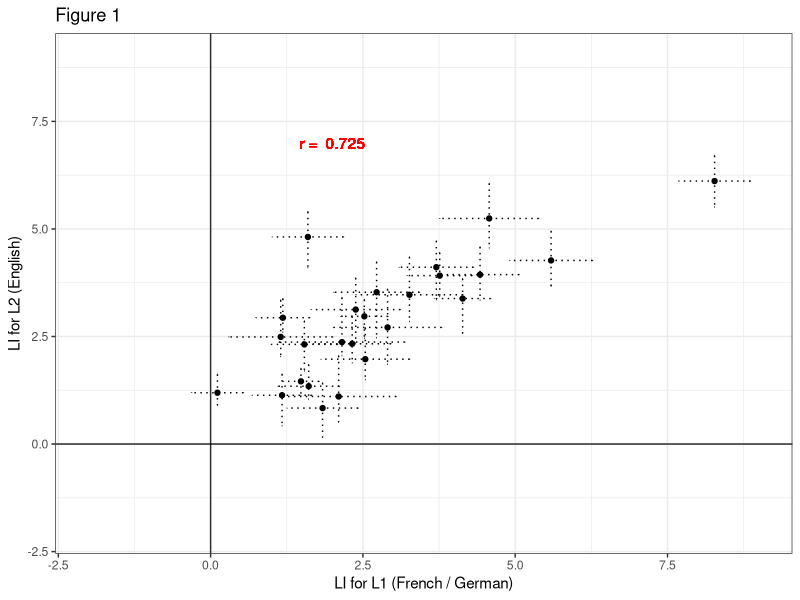
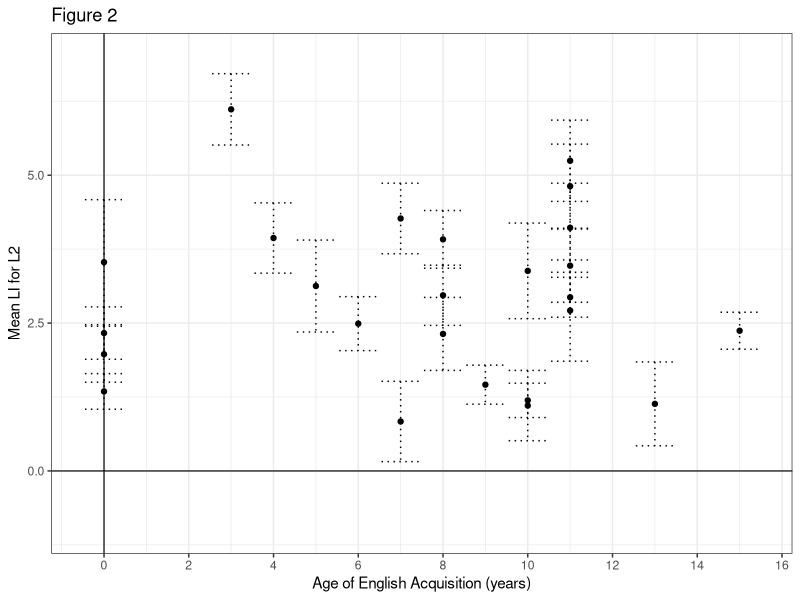
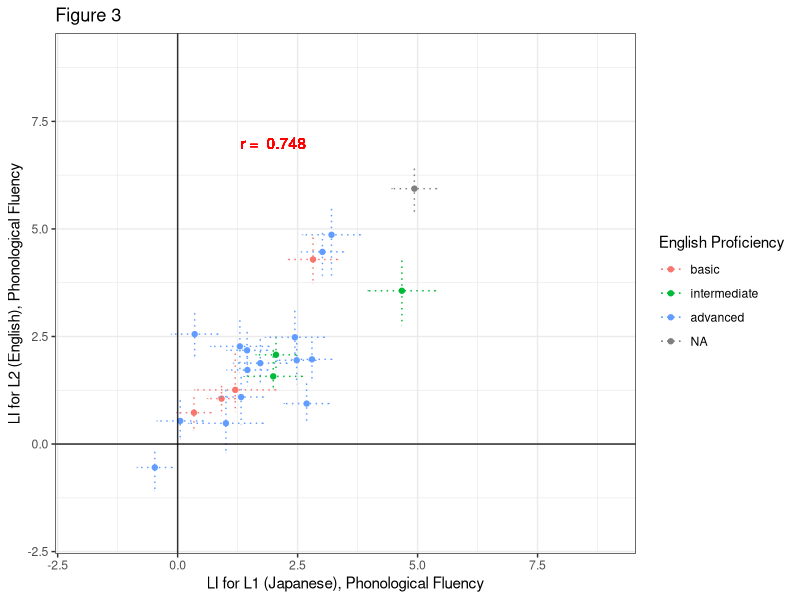
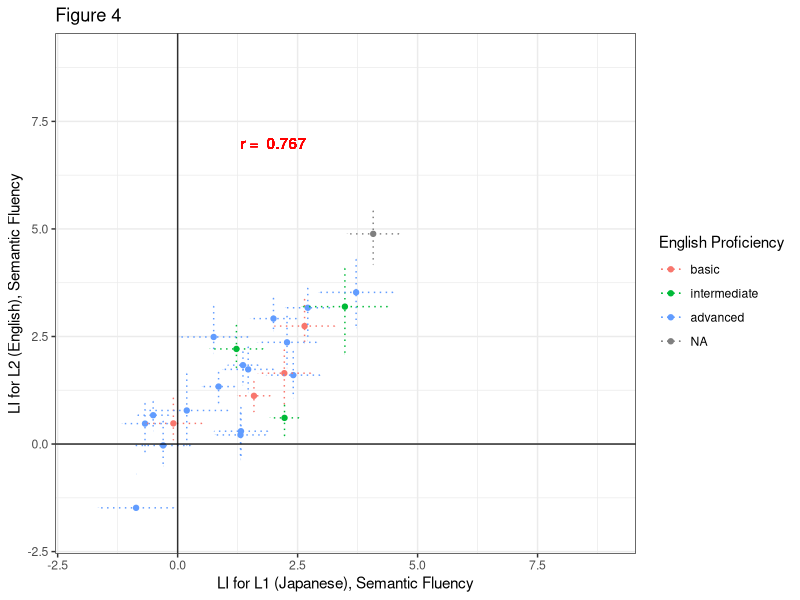
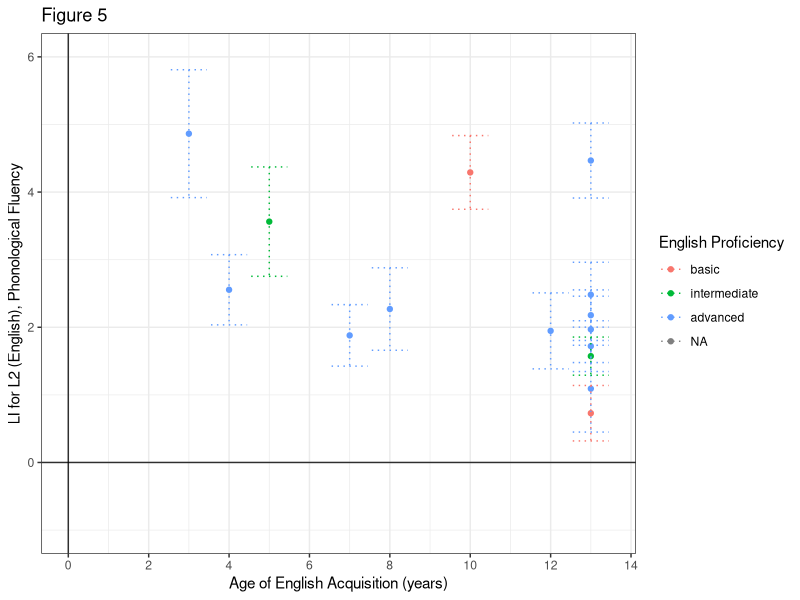
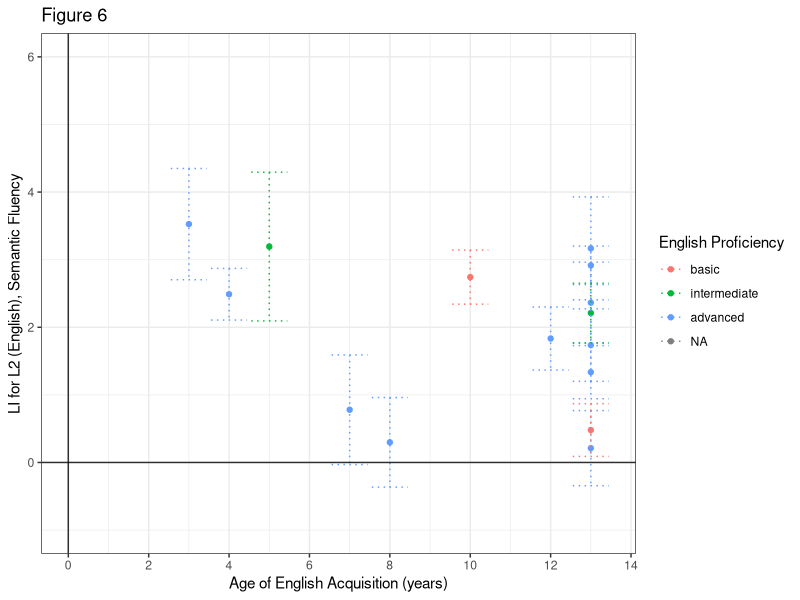

Source code (R) for these figures, in order:
## ---- chunk 1
knitr::opts_chunk$set(echo = TRUE)

require(tidyverse)
require(flextable)
require(ggplot2)
## ---- chunk 2
# read French/German data in
L1_data <- read.csv('Results_L1.csv')
L2_data <- read.csv('Results_L2.csv')
background_data_total <- read.csv('background_data.csv', stringsAsFactors = FALSE)
colnames(background_data_total)[1] <-  colnames(background_data_total)[1] <- 'ID'

# read Japanese data in 
Miho_L1_data <- read.csv('Miho_Results_L1.csv')
Miho_L2_data <- read.csv('Miho_Results_L2.csv')
Miho_background_data_total <- read.csv('Miho_background_data.csv', stringsAsFactors = FALSE)
colnames(Miho_background_data_total)[1] <-  colnames(Miho_background_data_total)[1] <- 'ID'
Miho_background_data_total$ID <- as.numeric(gsub("BL", replacement = "", Miho_background_data_total$ID))

## ---- chunk 3
# How many participants are there, and how many were excluded from the analysis?
nsubj_all <- dim(L1_data)[1]
# If a subject has data excluded in EITHER language, we'll have to exclude them.
exclude <- L1_data$L1.exclusions + L2_data$L2.exclusions
# We will include the rows in L1_data and L2_data for any participants where exclude = 0
L1_data <- L1_data[which(exclude==0), ]
L2_data <- L2_data[which(exclude==0), ]
# Remove excluded participants from backgound data too
background_data <- background_data_total[which(exclude==0), ]
nsubj <- dim(L1_data)[1]
background_data <- background_data %>% mutate(L2_prof = (L2_prof_Speaking+L2_prof_Reading+L2_prof_Understanding)/3)

# Calculate demographics summary statistics
demo_summary <- background_data %>% 
  summarise(N_total = n(), N_german = length(which(L1==1)), N_french = length(which(L1==2)),
            N_female = length(which(Gender==0)), N_male = length(which(Gender==1)),
            mean_age = mean(Age), sd_age = sd(Age),
            mean_EHI = mean(EHI), sd_EHI = sd(EHI), min_EHI = min(EHI), max_EHI = max(EHI),
            languages = mean(NoL), sd_languages = sd(NoL),
            mean_aoa = mean(L2_Acquisition), sd_aoa = sd(L2_Acquisition),
            mean_aoF = mean(L2_Fluent), sd_aoF = sd(L2_Fluent),
            mean_accent = mean(L2_exp_Accent), sd_accent = sd(L2_exp_Accent),
            mean_read = mean(L2_prof_Reading), sd_read = sd(L2_prof_Reading),
            mean_und = mean(L2_prof_Understanding), sd_und = sd(L2_prof_Understanding),
            mean_speak = mean(L2_prof_Speaking), sd_speak = sd(L2_prof_Speaking),
            mean_prof = mean(L2_prof), sd_prof = sd(L2_prof))

## ---- chunk 4
# Calculate mean and SEM LI value for L1 and L2
L1_summary_stats <- L1_data %>% summarise(L1_mean = mean(L1.mean_LI), L1_se = sd(L1.mean_LI)/sqrt(nsubj),
                                          L1_mean_trials = mean(L1.N), L1_min_trials = min(L1.N), L1_max_trials = max(L1.N)) 
L2_summary_stats <- L2_data %>% summarise(L2_mean = mean(L2.mean_LI), L2_se = sd(L2.mean_LI)/sqrt(nsubj),
                                          L2_mean_trials = mean(L2.N), L2_min_trials = min(L2.N), L2_max_trials = max(L2.N)) 

# Number of Ps left/ bilaterally lateralised
L1_laterality <- L1_data %>% group_by(L1.mean_laterality) %>% summarise(N=n(), pc=N/nsubj*100)
L2_laterality <- L2_data %>% group_by(L2.mean_laterality) %>% summarise(N=n(), pc=N/nsubj*100)


# Make a massive table
summary_stats <- matrix(data = NA, nrow = 2, ncol = 7)
colnames(summary_stats) <- c('Language','Mean trials', 'mean LI', 'se LI', '% left', '% bilateral', '% right')
summary_stats[, 1] <- c('L1', 'L2')
summary_stats[, 2] <- round(c(L1_summary_stats$L1_mean_trials, L2_summary_stats$L2_mean_trials), 2)
summary_stats[, 3] <-  round(c(L1_summary_stats$L1_mean, L2_summary_stats$L2_mean), 2)
summary_stats[, 4] <-  round(c(L1_summary_stats$L1_se, L2_summary_stats$L2_se), 2)
summary_stats[, 5] <- round(c(L1_laterality$pc[2], L2_laterality$pc[2]))
summary_stats[, 6] <- round(c(L1_laterality$pc[1], L2_laterality$pc[1]))
summary_stats[, 7] <- round(c(L1_laterality$pc[3], L2_laterality$pc[3]))
summary_stats[which(is.na(summary_stats[,7])), 7] <- 0 
summary_stats <- as.data.frame(summary_stats)

# Scatterplot of L1 and L2 data
plotdata <- inner_join(x = L1_data,
                        y = L2_data)

# Correlation between L1 and L2
L1_L2_corr <- cor.test (plotdata$L1.mean_LI, plotdata$L2.mean_LI, 
                        method = "spearman", 
                        exact = FALSE)

Fig1 <- ggplot(data = plotdata, aes(x = L1.mean_LI, y = L2.mean_LI)) + 
  geom_point()+
  theme_bw()+
  xlab("LI for L1 (French / German)") +  
  ylab("LI for L2 (English)") + 
  xlim(-2, 9) + ylim(-2, 9) +
  geom_errorbar(aes(ymin = L2.mean_LI - L2.mean_se, ymax = L2.mean_LI + L1.mean_se),linetype = "dotted") + 
  geom_errorbarh(aes(xmin = L1.mean_LI - L1.mean_se, xmax = L1.mean_LI + L1.mean_se), linetype = "dotted") +
  geom_text(x = 2, y = 7, label = paste('r = ', round(L1_L2_corr$estimate, 3)), colour = 'red') +
  geom_hline(yintercept = 0, linetype="solid", alpha = 0.8) + 
  geom_vline(xintercept = 0, linetype= "solid", alpha = 0.8)  + 
  ggtitle('Figure 1')

# Check correlations with EHI
EHI_LI_L1_cor <- cor.test (background_data$EHI, L1_data$L1.mean_LI, method = "spearman")
EHI_LI_L2_cor <- cor.test (background_data$EHI, L2_data$L2.mean_LI, method = "spearman")

# Check for effect of testing order (0 = L2 tested first, 1 = L1 tested first)
total_info <- inner_join(x = plotdata, y = background_data, by = c("ID"))
nL1_testedfirst <- nrow(background_data[background_data$Tested == 1,]) #how many tested with L1 first
nL1_testedsecond <- nrow(background_data[background_data$Tested == 0,]) # how many tested with L2 first
testing_0 <- filter(total_info, Tested == "0")
testing_1 <- filter(total_info, Tested == "1")
testing_ttest_L1 <- t.test(testing_0$L1.mean_LI, testing_1$L1.mean_LI) # testing if there is a sig. diff between laterality scoes of L1 in those tested in their native language first or second.
testing_ttest_L2 <- t.test(testing_0$L2.mean_LI, testing_1$L2.mean_LI) # testing if there is a sig. diff between laterality scoes of L2 in those tested in their native language first or second.
## ---- chunk 5
# Make a demographics table
demo_table <- matrix(data=NA, nrow=10, ncol=2)
colnames(demo_table) <- c('Characteristic', 'Mean (sd)')
demo_table[,1] <- c('Age, years', 'EHI, /100', 'Languages spoken',
                    'Age of English acquisition, years', 'Age of English fluency, years', 
                    'English accent, /10', 'English overall score, /10',
                    'English speaking, /10', 'English listening, /10', 'English reading, /10')
#demo_table[1,2] <- paste0(demo_summary$N_total, ' (', demo_summary$N_male, ':', demo_summary$N_female, ')')
demo_table[1,2] <- paste0(round(demo_summary$mean_age, 2), ' (', round(demo_summary$sd_age, 2), ')')
demo_table[2,2] <- paste0(round(demo_summary$mean_EHI, 2), ' (', round(demo_summary$sd_EHI, 2), ')')
demo_table[3,2] <- paste0(round(demo_summary$languages, 2), ' (', round(demo_summary$sd_languages, 2), ')')
demo_table[4,2] <- paste0(round(demo_summary$mean_aoa, 2), ' (', round(demo_summary$sd_aoa, 2), ')')
demo_table[5,2] <- paste0(round(demo_summary$mean_aoF, 2), ' (', round(demo_summary$sd_aoF, 2), ')')
demo_table[6,2] <- paste0(round(demo_summary$mean_accent, 2), ' (', round(demo_summary$sd_accent, 2), ')')
demo_table[7,2] <- paste0(round(demo_summary$mean_prof, 2), ' (', round(demo_summary$sd_prof, 2), ')')
demo_table[8,2] <- paste0(round(demo_summary$mean_speak, 2), ' (', round(demo_summary$sd_speak, 2), ')')
demo_table[9,2] <- paste0(round(demo_summary$mean_und, 2), ' (', round(demo_summary$sd_und, 2), ')')
demo_table[10,2] <- paste0(round(demo_summary$mean_read, 2), ' (', round(demo_summary$sd_read, 2), ')')


demo_table <- as.data.frame(demo_table)

table1 <- flextable(demo_table) %>% set_caption(table1, caption=paste0('Table 1. Demographics for the Study 1 participants, N=',nsubj, ' (', demo_summary$N_female, ' female)')) 
table1 <- autofit(table1)
table1
## ---- chunk 6

anova_data <- data.frame(
  'ID' = L1_data$ID,
  'NativeLanguage' = as.factor(total_info$L1),
  'L1' = total_info$L1.mean_LI,
  'L2' = total_info$L2.mean_LI)
anova_data_long <- pivot_longer(anova_data, cols = c(3,4), names_to = 'LanguageTested', values_to = 'LI')
anova_data_long$ID <- as.factor(anova_data_long$ID)
anova_data_long$LanguageTested <- as.factor(anova_data_long$LanguageTested)

language_anova <- aov(data=anova_data_long, LI ~ LanguageTested * NativeLanguage + Error(ID))

anova_summary <- summary(language_anova) 

native_language_F <- anova_summary$`Error: ID`[[1]]$`F value`[1]
native_language_P <- anova_summary$`Error: ID`[[1]]$`Pr(>F)`[1]
language_tested_F <- anova_summary$`Error: Within`[[1]]$`F value`[1]
language_tested_P <- anova_summary$`Error: Within`[[1]]$`Pr(>F)`[1]
interaction_F <- anova_summary$`Error: Within`[[1]]$`F value`[2]
interaction_P <- anova_summary$`Error: Within`[[1]]$`Pr(>F)`[2]

## ---- chunk 7
# Report number of excluded trials
excluded_trials_L1 <- 100 - round(sum(L1_data$L1.N) / sum(L1_data$L1.nMark) * 100, 2)
excluded_trials_L2 <- 100 - round(sum(L2_data$L2.N) / sum(L2_data$L2.nMark) * 100, 2)

# Here we will use the Shapiro Wilks normality test to see if the LI values for L1 and L2 are normally distributed
L1_normality <- shapiro.test(L1_data$L1.mean_LI)
L2_normality <- shapiro.test(L2_data$L2.mean_LI)

# spearman correlation test on odds and evens - means: Grabitz data 
L1_splithalf <- cor.test(L1_data$L1.mean_odd, L1_data$L1.mean_even, method = "spearman")
L2_splithalf <- cor.test(L2_data$L2.mean_odd, L2_data$L2.mean_even, method = "spearman")  
## ---- chunk 8
table2 <- flextable(summary_stats) %>% set_caption(table2, caption='Table 2. Summary statistics for Study 1 laterality indices')
table2 <- autofit(table2)
table2

## ---- chunk 9

print(Fig1)

## ---- chunk 10

# Correlation between AOA and LIs
aoa_L2_corr <- cor.test(total_info$L2_Acquisition, total_info$L2.mean_LI, method = "spearman")
aoF_L2_corr <- cor.test(total_info$L2_Fluent, total_info$L2.mean_LI, method = "spearman")
prof_L2_corr <- cor.test(total_info$L2_prof, total_info$L2.mean_LI, method="spearman")

Fig2 <- ggplot(data = total_info, aes(x = L2_Acquisition, y = L2.mean_LI)) + 
  geom_point() + 
  theme_bw() + 
  xlab("Age of English Acquisition (years)") + 
  ylab("Mean LI for L2") +
  scale_x_continuous(breaks = seq(0, 16, by=2)) + ylim (-1,7) + 
  geom_errorbar(aes(ymin = L2.mean_LI - L2.mean_se, ymax = L2.mean_LI + L2.mean_se ),linetype = "dotted") +
  geom_hline(yintercept = 0, linetype="solid", alpha = 0.8) + 
  geom_vline(xintercept = 0, linetype= "solid", alpha = 0.8) +
  ggtitle('Figure 2')


print(Fig2)


## ---- chunk 11
# How many participants are there, and how many were excluded from the analysis?
Miho_nsubj_all <- dim(Miho_L1_data)[1]

# If a subject has data excluded in EITHER language, we'll have to exclude them
# Phonological and Semantic fluency tasks will be treated separately
Phon_exclude <- Miho_L1_data$L1_Phon.exclusions + Miho_L2_data$L2_Phon.exclusions
Sem_exclude <- Miho_L1_data$L1_Sem.exclusions + Miho_L2_data$L2_Sem.exclusions 
Miho_exclude <- Phon_exclude + Sem_exclude

# We will include the rows in L1_data and L2_data for any participants where exclude = 0
L1_Phon_data <- Miho_L1_data[which(Miho_exclude==0), ]
L2_Phon_data <- Miho_L2_data[which(Miho_exclude==0), ]
L1_Sem_data <- Miho_L1_data[which(Miho_exclude==0), ]
L2_Sem_data <- Miho_L2_data[which(Miho_exclude==0), ]

# How many subjects were included for each task?
Phon_nsubj <- dim(L1_Phon_data)[1]
Sem_nsubj <- dim(L1_Sem_data)[1]

# Add column for english proficiency category: < 40 = basic, > 40 = intermediate, > 48 = advanced
Miho_background_data_total$Eng_cat <- NA
Miho_background_data_total$Eng_cat[which(Miho_background_data_total$Eng_score < 40)] <- "basic"
Miho_background_data_total$Eng_cat[which(Miho_background_data_total$Eng_score >= 40)] <- "intermediate"
Miho_background_data_total$Eng_cat[which(Miho_background_data_total$Eng_score >= 48)] <- "advanced"
Miho_background_data_total$Eng_cat <- factor(Miho_background_data_total$Eng_cat, levels = c("basic", "intermediate","advanced", "NA"))

# Remove excluded participants from backgound data too
Miho_background_data <- Miho_background_data_total[which(Miho_exclude==0), ]

# Calculate demographics summary statistics
#NEED TO CHECK 0 IS DEFINITLEY FEMALE!!

miho_demo_summary <- Miho_background_data %>%
  summarise(N_total = n(), N_female_j = length(which(Gender == "0")), N_male_j = length(which(Gender== "1")),
            mean_age_j = mean(Age, na.rm = TRUE), sd_age = sd(Age, na.rm = TRUE), 
            mean_aoa_L2_j = mean(aoa_L2, na.rm = TRUE), sd_aoa_L2_j = sd(aoa_L2, na.rm = TRUE),
            mean_eng_score_j = mean(Eng_score, na.rm = TRUE), sd_eng_score_j = sd(Eng_score, na.rm = TRUE),
            mean_eng_use_month_j = mean(length_useEng_months, na.rm = TRUE), sd_eng_use_month_j = sd(length_useEng_months, na.rm = TRUE),
            mean_eng_speak_j = mean(Eng_Speak, na.rm = TRUE), sd_eng_speak_j = sd(Eng_Speak, na.rm = TRUE),
            mean_eng_listen_j = mean(Eng_Listen, na.rm = TRUE), sd_eng_listen_j = sd(Eng_Listen, na.rm = TRUE),
            mean_eng_read_j = mean(Eng_Read, na.rm = TRUE), sd_eng_read_j = sd(Eng_Read, na.rm = TRUE), 
            mean_eng_write_j = mean(Eng_Write, na.rm = TRUE), sd_eng_write_j = sd(Eng_Write, na.rm = TRUE),
            )

## ---- chunk 12
# Calculate mean and SEM LI value for L1 and L2: Phonological fluency
L1_Phon_summary_stats <-
  L1_Phon_data %>% summarise(L1_mean = mean(L1_Phon.mean_LI), L1_se = sd(L1_Phon.mean_LI)/sqrt(Phon_nsubj),
                                  L1_mean_trials = mean(L1_Phon.N), L1_min_trials = min(L1_Phon.N),
                                  L1_max_trials = max(L1_Phon.N))

L2_Phon_summary_stats <-
  L2_Phon_data %>% summarise(L2_mean = mean(L2_Phon.mean_LI), L2_se = sd(L2_Phon.mean_LI)/sqrt(Phon_nsubj),
                                  L2_mean_trials = mean(L2_Phon.N), L2_min_trials = min(L2_Phon.N),
                                  L2_max_trials = max(L2_Phon.N))

# The mean and SEM LI value for L1 and L2: Semantic fluency
L1_Sem_summary_stats <-
  L1_Sem_data %>% summarise(L1_mean = mean(L1_Sem.mean_LI), L1_se = sd(L1_Sem.mean_LI)/sqrt(Sem_nsubj),
                                  L1_mean_trials = mean(L1_Sem.N), L1_min_trials = min(L1_Sem.N),
                                  L1_max_trials = max(L1_Sem.N))

L2_Sem_summary_stats <-
  L2_Sem_data %>% summarise(L2_mean = mean(L2_Sem.mean_LI), L2_se = sd(L2_Sem.mean_LI)/sqrt(Sem_nsubj),
                                  L2_mean_trials = mean(L2_Sem.N), L2_min_trials = min(L2_Sem.N),
                                  L2_max_trials = max(L2_Sem.N))

# Number of Ps left/ bilaterally lateralised for L1/L2, Phon/Sem fluency
L1_Phon_laterality <- L1_Phon_data %>%
  group_by(L1_Phon.mean_laterality) %>% summarise(N=n(), pc=N/Phon_nsubj*100)
L2_Phon_laterality <- L2_Phon_data %>%
  group_by(L2_Phon.mean_laterality) %>% summarise(N=n(), pc=N/Phon_nsubj*100)
L1_Sem_laterality <- L1_Sem_data %>%
  group_by(L1_Sem.mean_laterality) %>% summarise(N=n(), pc=N/Sem_nsubj*100)
L2_Sem_laterality <- L2_Sem_data %>%
  group_by(L2_Sem.mean_laterality) %>% summarise(N=n(), pc=N/Sem_nsubj*100)

# Make a summary table
summary_stats <- matrix(data = NA, nrow = 4, ncol = 8)
colnames(summary_stats) <- c('Task','Language','Mean trials', 'mean LI', 'se LI', '% left', '% bilateral', '% right')
summary_stats[, 1] <- c('Phonological','Phonological','Semantic','Semantic')
summary_stats[, 2] <- c('L1','L2','L1','L2')
summary_stats[, 3] <- round(c(L1_Phon_summary_stats$L1_mean_trials, L2_Phon_summary_stats$L2_mean_trials,
                              L1_Sem_summary_stats$L1_mean_trials, L2_Sem_summary_stats$L2_mean_trials), 2)
summary_stats[, 4] <-  round(c(L1_Phon_summary_stats$L1_mean, L2_Phon_summary_stats$L2_mean,
                               L1_Sem_summary_stats$L1_mean, L2_Sem_summary_stats$L2_mean), 2)
summary_stats[, 5] <-  round(c(L1_Phon_summary_stats$L1_se, L2_Phon_summary_stats$L2_se,
                               L1_Sem_summary_stats$L1_se, L2_Sem_summary_stats$L2_se), 2)
summary_stats[, 6] <- round(c(L1_Phon_laterality$pc[2], L2_Phon_laterality$pc[2],
                              L1_Sem_laterality$pc[2], L2_Sem_laterality$pc[2]))
summary_stats[, 7] <- round(c(L1_Phon_laterality$pc[1], L2_Phon_laterality$pc[1],
                              L1_Sem_laterality$pc[1], L2_Sem_laterality$pc[1]))
summary_stats[, 8] <- round(c(L1_Phon_laterality$pc[3], L2_Phon_laterality$pc[3],
                              L1_Sem_laterality$pc[3], L2_Sem_laterality$pc[3]))
summary_stats[which(is.na(summary_stats[,8])), 8] <- 0 
summary_stats <- as.data.frame(summary_stats)

# Plot Miho Phon L1 and L2 data
plotdata_Phon <- inner_join(x = L1_Phon_data, L2_Phon_data)
plotdata_Phon <- inner_join(x = plotdata_Phon, y = Miho_background_data, by = c("ID"))

L1_L2_Phon_corr <- cor.test (plotdata_Phon$L1_Phon.mean_LI, plotdata_Phon$L2_Phon.mean_LI, method = "spearman")

Fig3 <- ggplot(data = plotdata_Phon, aes(x = L1_Phon.mean_LI, y = L2_Phon.mean_LI, color = Eng_cat)) + 
  geom_point()+
  theme_bw()+
  xlab("LI for L1 (Japanese), Phonological Fluency") +  
  ylab("LI for L2 (English), Phonological Fluency") + 
  xlim(-2,9) + ylim (-2,9) + 
  geom_errorbar(aes(ymin = L2_Phon.mean_LI - L2_Phon.mean_se, ymax = L2_Phon.mean_LI + L1_Phon.mean_se),linetype = "dotted") + 
  geom_errorbarh(aes(xmin = L1_Phon.mean_LI - L1_Phon.mean_se, xmax = L1_Phon.mean_LI + L1_Phon.mean_se), linetype = "dotted")+
  geom_text(x = 2, y = 7, label = paste('r = ', round(L1_L2_Phon_corr$estimate, 3)), colour = 'red') +
  geom_hline(yintercept = 0, linetype="solid", alpha = 0.8) + 
  geom_vline(xintercept = 0, linetype= "solid", alpha = 0.8) +
  scale_color_discrete(name = "English Proficiency") +
  ggtitle('Figure 3')

# Plot Miho Sem L1 and L2 data
plotdata_Sem <- inner_join(x = L1_Sem_data, y = L2_Sem_data)
plotdata_Sem <- inner_join(x = plotdata_Sem, y = Miho_background_data, by = c("ID"))

L1_L2_Sem_corr <- cor.test (plotdata_Sem$L1_Sem.mean_LI, plotdata_Sem$L2_Sem.mean_LI, method = "spearman")

Fig4 <- ggplot(data = plotdata_Sem, aes(x = L1_Sem.mean_LI, y = L2_Sem.mean_LI, color = Eng_cat)) +
  geom_point()+
  theme_bw()+
  xlab("LI for L1 (Japanese), Semantic Fluency") +
  ylab("LI for L2 (English), Semantic Fluency") +
  xlim(-2,9) + ylim (-2,9) +
  geom_errorbar(aes(ymin = L2_Sem.mean_LI - L2_Sem.mean_se, ymax = L2_Sem.mean_LI + L1_Sem.mean_se),linetype = "dotted") +
  geom_errorbarh(aes(xmin = L1_Sem.mean_LI - L1_Sem.mean_se, xmax = L1_Sem.mean_LI + L1_Sem.mean_se), linetype = "dotted")+
  geom_text(x = 2, y = 7, label = paste('r = ', round(L1_L2_Sem_corr$estimate, 3)), colour = 'red') +
  geom_hline(yintercept = 0, linetype="solid", alpha = 0.8) + 
  geom_vline(xintercept = 0, linetype= "solid", alpha = 0.8) +
  scale_color_discrete(name = "English Proficiency") +
  ggtitle('Figure 4')

# Check correlations with EHI
#TO COMPLETE
# EHI_LI_L1_Phon_cor <- cor.test (background_data$EHI, L1_data$L1_Phon.mean_LI, method = "spearman")
# EHI_LI_L2_Phon_cor <- cor.test (background_data$EHI, L2_data$L2_Phon.mean_LI, method = "spearman")
# EHI_LI_L1_Sem_cor <- cor.test (background_data$EHI, L1_data$L1_Sem.mean_LI, method = "spearman")
# EHI_LI_L2_Sem_cor <- cor.test (background_data$EHI, L2_data$L2_Sem.mean_LI, method = "spearman")

# Check for effect of testing order (0 = L2 tested first, 1 = L1 tested first)
# TO COMPLETE
# total_info <- inner_join(x = plotdata_j, y = background_data, by = c("ID"))
# nL1_testedfirst <- nrow(background_data[background_data$Tested == 1,]) #how many tested with L1 first
# nL1_testedsecond <- nrow(background_data[background_data$Tested == 0,]) # how many tested with L2 first
# testing_0 <- filter(total_info, Tested == "0")
# testing_1 <- filter(total_info, Tested == "1")
# testing_ttest_L1 <- t.test(testing_0$L1.mean_LI, testing_1$L1.mean_LI) # testing if there is a sig. diff between laterality scoes of L1 in those tested in their native language first or second.
# testing_ttest_L2 <- t.test(testing_0$L2.mean_LI, testing_1$L2.mean_LI) # testing if there is a sig. diff between laterality scoes of L2 in those tested in their native language first or second.


# descriptive statistics for words produced in task

mean_jwords_phon <- mean(plotdata_Phon$JPhon_words, na.rm = TRUE)
sd_jwords_phon <- sd(plotdata_Phon$JPhon_words, na.rm = TRUE)
mean_jwords_sem <- mean(plotdata_Sem$JSem_words, na.rm = TRUE)
sd_jwords_sem <- sd(plotdata_Sem$JSem_words, na.rm = TRUE)
mean_ewords_phon <- mean(plotdata_Phon$EPhon_words, na.rm = TRUE)
sd_ewords_phon <- sd(plotdata_Phon$EPhon_words, na.rm = TRUE)
mean_ewords_sem <- mean(plotdata_Sem$ESem_words, na.rm = TRUE)
sd_ewords_sem <- sd(plotdata_Sem$ESem_words, na.rm = TRUE)

words_produced_phon <- t.test(plotdata_Phon$JPhon_words, plotdata_Phon$EPhon_words, na.rm = TRUE)
words_produced_sem <- t.test(plotdata_Sem$JSem_words, plotdata_Sem$ESem_words, na.rm = TRUE)
## ---- chunk 13

#### demographics table ####
# Update names of rows when we get more info on background demographics. 
# Make a demographics table

############

demo_table_j <- matrix(data=NA, nrow=8, ncol=2)
colnames(demo_table_j) <- c('Characteristic', 'Mean (sd)')

demo_table_j[,1] <- c('Age, years', 'Age of English acquisition, years', 'Time using English, years', 'English overall score, /60', 'English speaking, /100', 'English listening, /100', 'English reading, /100', 'English writing, /100')

demo_table_j[1,2] <- paste0(round(miho_demo_summary$mean_age_j, 2), ' (', round(miho_demo_summary$sd_age, 2), ')')
demo_table_j[2,2] <- paste0(round(miho_demo_summary$mean_aoa_L2_j, 2), ' (', round(miho_demo_summary$sd_aoa_L2_j, 2), ')')
demo_table_j[3,2] <- paste0(round(miho_demo_summary$mean_eng_use_month_j/12, 2), ' (', round(miho_demo_summary$sd_eng_use_month_j/12, 2), ')')
demo_table_j[4,2] <- paste0(round(miho_demo_summary$mean_eng_score_j, 2), ' (', round(miho_demo_summary$sd_eng_score_j, 2), ')')
demo_table_j[5,2] <- paste0(round(miho_demo_summary$mean_eng_speak_j, 2), ' (', round(miho_demo_summary$sd_eng_speak_j, 2), ')')
demo_table_j[6,2] <- paste0(round(miho_demo_summary$mean_eng_listen_j, 2), ' (', round(miho_demo_summary$sd_eng_listen_j, 2), ')')
demo_table_j[7,2] <- paste0(round(miho_demo_summary$mean_eng_read_j, 2), ' (', round(miho_demo_summary$sd_eng_read_j, 2), ')')
demo_table_j[8,2] <- paste0(round(miho_demo_summary$mean_eng_write_j, 2), ' (', round(miho_demo_summary$sd_eng_write_j, 2), ')')
demo_table_j <- as.data.frame(demo_table_j)

table3 <- flextable(demo_table_j) %>% set_caption('table3', caption=paste0('Table 101. Demographics for the Study 2 participants, N=', miho_demo_summary$N_total, ' (', miho_demo_summary$N_female_j, ' female)')) 
table3 <- autofit(table3)
table3

## ---- chunk 14
# Report number of excluded trials
excluded_trials_L1_Phon <- 100 - round(sum(L1_Phon_data$L1_Phon.N.N) / sum(L1_Phon_data$L1_Phon.nMark) * 100, 2)
excluded_trials_L2_Phon <- 100 - round(sum(L2_Phon_data$L2_Phon.N) / sum(L2_Phon_data$L2_Phon.nMark) * 100, 2)
excluded_trials_L1_Sem <- 100 - round(sum(L1_Sem_data$L1_Sem.N.N) / sum(L1_Sem_data$L1_Sem.nMark) * 100, 2)
excluded_trials_L2_Sem <- 100 - round(sum(L2_Sem_data$L2_Sem.N) / sum(L2_Sem_data$L2_Sem.nMark) * 100, 2)

# Here we will use the Shapiro Wilks normality test to see if the LI values for L1 and L2 are normally distributed
L1_Phon_normality <- shapiro.test(L1_Phon_data$L1_Phon.mean_LI)
L1_Sem_normality <- shapiro.test(L1_Sem_data$L1_Sem.mean_LI)
L2_Phon_normality <- shapiro.test(L2_Phon_data$L2_Phon.mean_LI)
L2_Sem_normality <- shapiro.test(L2_Sem_data$L2_Sem.mean_LI)

# spearman correlation test on odds and evens - means
L1_Phon_splithalf <- cor.test(L1_Phon_data$L1_Phon.mean_odd, L1_Phon_data$L1_Phon.mean_even, method = "spearman")
L2_Phon_splithalf <- cor.test(L2_Phon_data$L2_Phon.mean_odd, L2_Phon_data$L2_Phon.mean_even, method = "spearman")
L1_Sem_splithalf <- cor.test(L1_Sem_data$L1_Sem.mean_odd, L1_Sem_data$L1_Sem.mean_even, method = "spearman")
L2_Sem_splithalf <- cor.test(L2_Sem_data$L2_Sem.mean_odd, L2_Sem_data$L2_Sem.mean_even, method = "spearman")

## ---- chunk 15
table4 <- flextable(summary_stats) 
table4 <- autofit(table4)
set_caption(table4, caption='Table 4. Summary statistics for Study 2 laterality indices')

## ---- chunk 16
print(Fig3)
print(Fig4)

## ---- chunk 17

# Correlation between AOA and LIs
# normally distributed (lines 490-493)

aoa_l2_corr_phon_j <- cor.test(plotdata_Phon$aoa_L2, plotdata_Phon$L2_Phon.mean_LI, method = "spearman")
aoa_l2_corr_sem_j <- cor.test(plotdata_Sem$aoa_L2, plotdata_Sem$L2_Sem.mean_LI, method = "spearman")

#do we need any more correlations? 

## ---- chunk 18

Fig5 <- ggplot (data = plotdata_Phon, aes(x = aoa_L2, y = L2_Phon.mean_LI, color=Eng_cat)) + 
  geom_point() + 
  theme_bw() + 
  xlab("Age of English Acquisition (years)") + 
  ylab("LI for L2 (English), Phonological Fluency") + 
  scale_x_continuous(breaks = seq(0, 14, by=2)) + ylim (-1,6) + 
  geom_errorbar(aes(ymin = L2_Phon.mean_LI - L2_Phon.mean_se, ymax = L2_Phon.mean_LI + L2_Phon.mean_se),linetype = "dotted") +
  geom_hline(yintercept = 0, linetype="solid", alpha = 0.8) + 
  geom_vline(xintercept = 0, linetype= "solid", alpha = 0.8) +
  scale_color_discrete(name = "English Proficiency") +
  ggtitle('Figure 5')
  
Fig6 <- ggplot (data = plotdata_Sem, aes(x = aoa_L2, y = L2_Sem.mean_LI, color=Eng_cat)) + 
  geom_point() +
  theme_bw() + 
  xlab("Age of English Acquisition (years)") + 
  ylab("LI for L2 (English), Semantic Fluency") +
  scale_x_continuous(breaks = seq(0, 14, by=2)) + ylim (-1,6) +
  geom_errorbar(aes(ymin = L2_Sem.mean_LI - L2_Sem.mean_se, ymax = L2_Sem.mean_LI + L2_Sem.mean_se),linetype = "dotted") +
  geom_hline(yintercept = 0, linetype="solid", alpha = 0.8) + 
  geom_vline(xintercept = 0, linetype= "solid", alpha = 0.8) +
  scale_color_discrete(name = "English Proficiency") +
  ggtitle('Figure 6')

## ---- chunk 19
print(Fig5)
print(Fig6)
